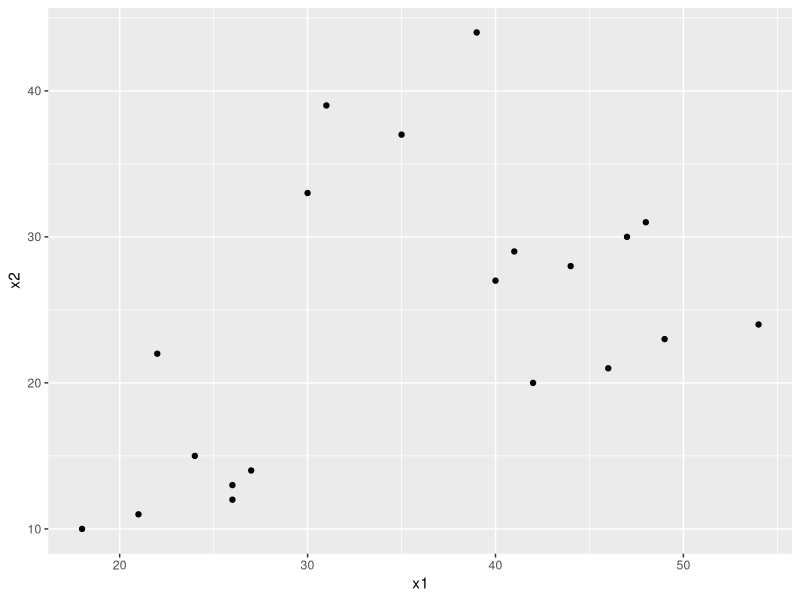

Reproduce this figure in R.
## ---- chunk 1
showsolA<-TRUE
showsolB<-TRUE
library(knitr)
opts_chunk$set(tidy.opts=list(width.cutoff=68),tidy=TRUE)
knitr::opts_chunk$set(echo = TRUE,tidy=TRUE,message=FALSE,warning=FALSE,strip.white=TRUE,prompt=FALSE,
                      cache=TRUE, size="scriptsize")
whichformat="latex"
## ---- chunk 2
library(ggplot2)
df <- data.frame(x1 = c(18, 21, 22, 24, 26, 26, 27, 30, 31, 35, 39, 40, 41, 42, 44, 46, 47, 48, 49, 54),
    x2 = c(10, 11, 22, 15, 12, 13, 14, 33, 39, 37, 44, 27, 29, 20, 28, 21, 30, 31, 23, 24)
)
ggplot(df, aes(x = x1, y = x2)) +
    geom_point()
## ---- chunk 3
df2 <- data.frame(name=c("a","b","c","d","e"), 
                 a = c(0,1,5.0,8.5,7.2), 
                 b= c(1,0,4.5,7.8,6.7),
                 c = c(5.0,4.5, 0,3.6,2.2),
                 d = c(8.5,7.8,3.6,0,2.0),
                 e = c(7.2,6.7,2.2,2.0,0))
                  
kable(df2,digits=1,align="c")
